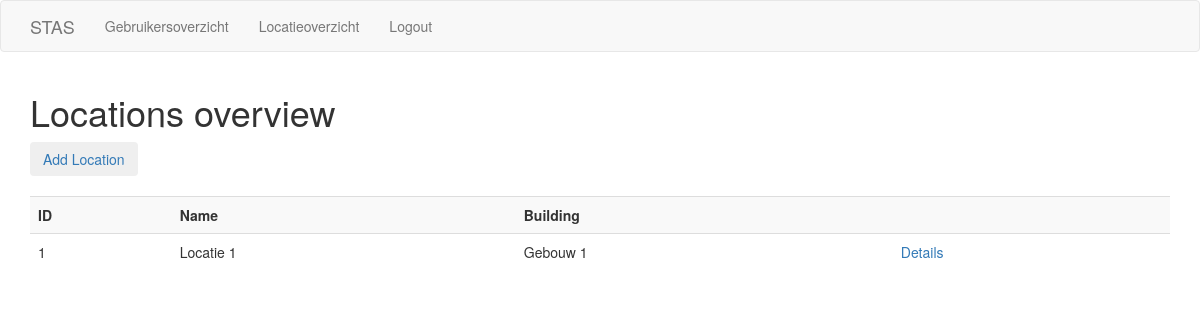
Before: /admin/locations_overview (signed in) with the older database file.
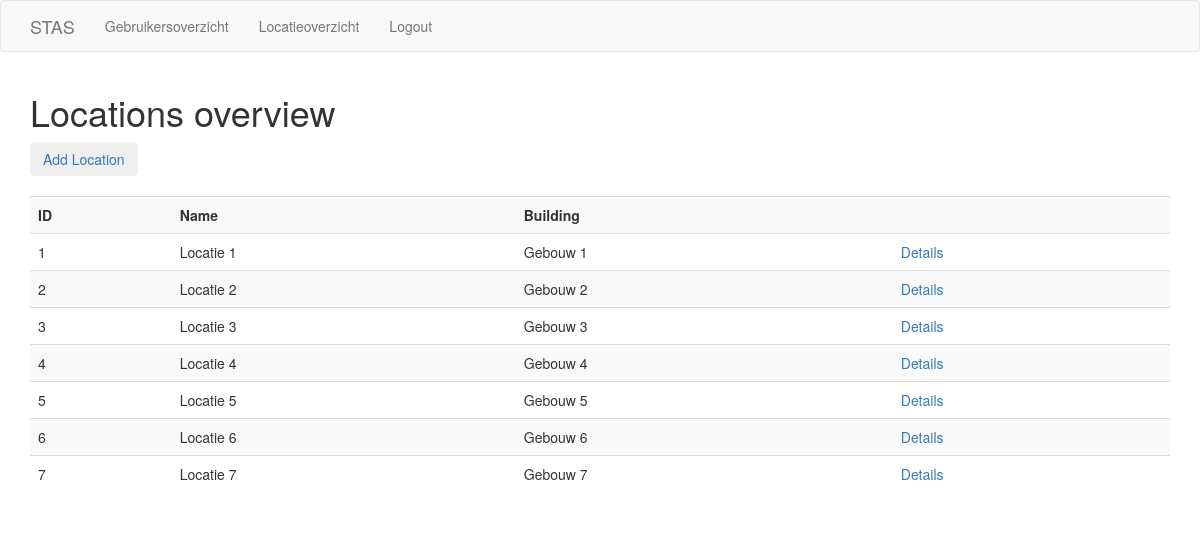
After: the same page with the newer database file.
### app/models.py (models this page shows, shortened)
class Location(UserMixin, db.Model):
    id = db.Column(db.Integer, primary_key=True)
    name = db.Column(db.String(128), index=True, unique=True)
    building = db.Column(db.String(128), index=True, unique=True)
    checkins = db.relationship('Checkin', backref='Location', lazy='dynamic')

### app/admin/routes.py (the view)
@bp.route('/admin/locations_overview', methods=['GET'])
@login_required
@admin_required
def locations():
    locations = Location.query.all()
    return render_template(
        'admin/locations_overview.html', title='Locations overview', locations=locations)

### app/admin/decorator.py (called while the page is built)
def admin_required(func):
    @wraps(func)
    def wrapper(*args, **kw):
        if not current_user.is_anonymous:
            if current_user.role == 'admin':
                return func(*args, **kw)
        else:
            if g.current_user.role == 'admin':
                return func(*args, **kw)
        abort(403)
    return wrapper

### app/models.py (called while the page is built)
@login_manager.user_loader
def load_user(id):
    return User.query.get(int(id))

### app/templates/admin/locations_overview.html
{% extends "base.html" %}
{% block app_content %}
<div id="overview">
    <a id="add-button" href="{{ url_for('admin.add_location') }}"><button type="button" class="btn btn-dark">{{ 'Add Location' }}</button></a><br><br>
    <table id="users" class="table table-striped">
        <tr id="header-row">
            <th>ID</th>
            <th>{{ 'Name' }}</th>
            <th>{{ 'Building' }}</th>
            <th></th>
        </tr>
        {% for location in locations %}
            <tr id="row">
                <td>{{ location.id }}</td>
                <td>{{ location.name }}</td>
                <td>{{ location.building }}</td>
                <td><a href="{{ url_for('main.index', location_id=location.id) }}">{{ 'Details' }}</a></td>
            </tr>
        {% endfor %}
    </table>
</div>
{% endblock %}

### app/templates/base.html (shortened to what this page needs)
{% extends 'bootstrap/base.html' %}
{% block navbar %}
  <nav class="navbar navbar-default">
    <div class="container">
      <div class="navbar-header">
          <a class="navbar-brand" href="/">STAS</a>
      </div>
      <div class="collapse navbar-collapse" id="collapsibleNavbar">
        <ul class="nav navbar-nav">
          {% if not current_user.is_anonymous %}
          <li class="nav-item"><a class="nav-link" href="{{ url_for('admin.users') }}">{{ 'Gebruikersoverzicht' }}</a></li>
          <li class="nav-item"><a class="nav-link" href="{{ url_for('admin.locations') }}">{{ 'Locatieoverzicht' }}</a></li>
          <li class="nav-item"><a class="nav-link" href="{{ url_for('login.logout') }}">{{ 'Logout' }}</a></li>
          {% else %}
            <li class="nav-item"><a class="nav-link" href="{{ url_for('login.login') }}">{{ 'Login' }}</a></li>
          {% endif %}
        </ul>
      </div>
    </div>
  </nav>
{% endblock %}
{% block content %}
  <div class="container">
    <h1>{{ title }}</h1>
    <div id="app-content">
      {% block app_content %}{% endblock %}
    </div>
  </div>
{% endblock %}

Changed rows visible on the page:
added Location: id "2", name "Locatie 2", building "Gebouw 2", value "Details"
added Location: id "3", name "Locatie 3", building "Gebouw 3", value "Details"
added Location: id "4", name "Locatie 4", building "Gebouw 4", value "Details"
added Location: id "5", name "Locatie 5", building "Gebouw 5", value "Details"
added Location: id "6", name "Locatie 6", building "Gebouw 6", value "Details"
added Location: id "7", name "Locatie 7", building "Gebouw 7", value "Details"
